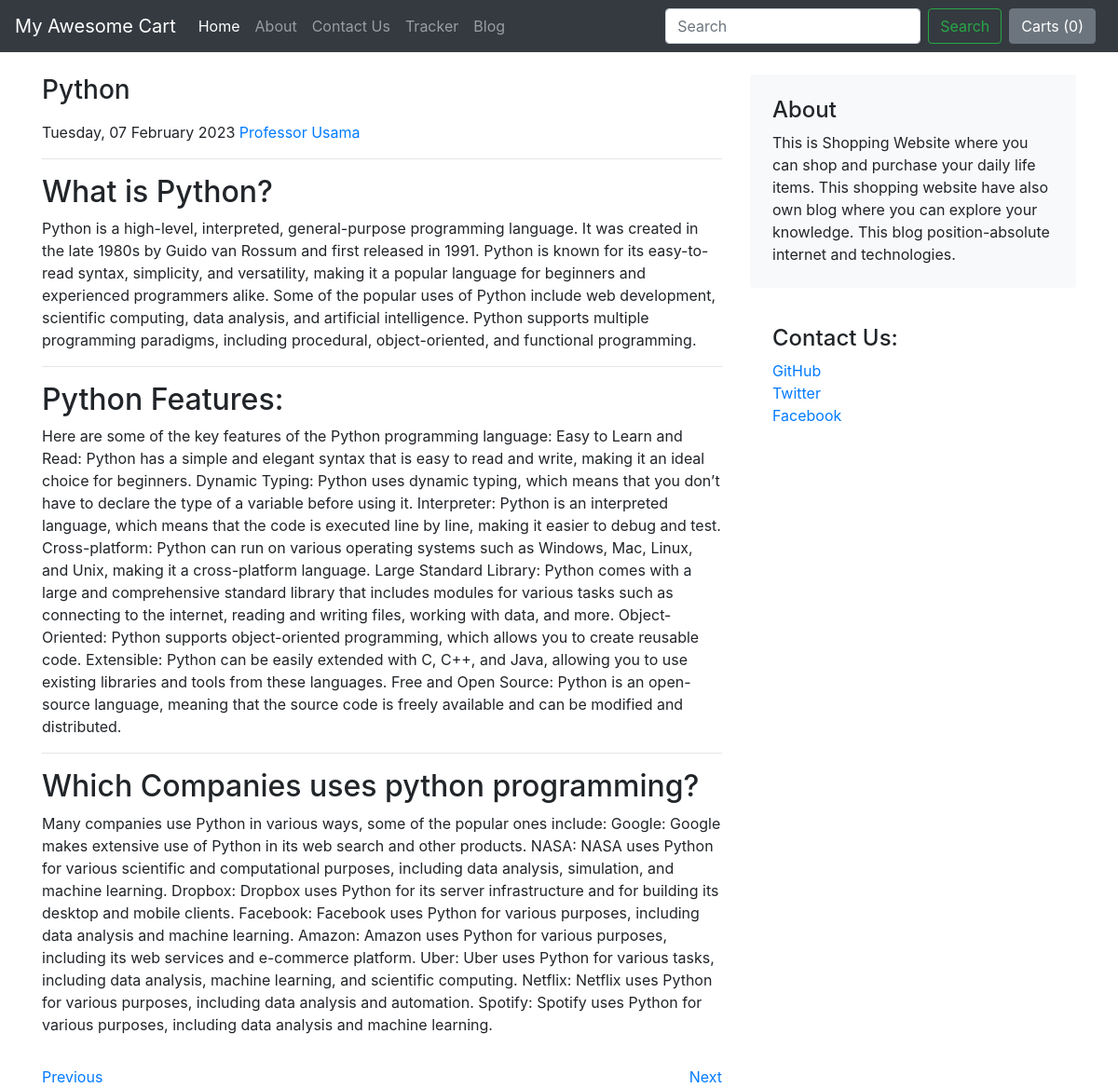
The page /blog/blogpost/1 on the database its author committed.
### blog/models.py (models this page shows)
class Blogpost(models.Model):
    post_id = models.AutoField(primary_key=True)
    title = models.CharField(max_length=300, default='')
    heading0 = models.CharField(max_length=150, default='')
    content0 = models.CharField(max_length=10000, default='')
    heading1 = models.CharField(max_length=150, default='')
    content1 = models.CharField(max_length=10000, default='')
    heading2 = models.CharField(max_length=150, default='')
    content2 = models.CharField(max_length=10000, default='')
    publish_date = models.DateField()
    post_thumbnail = models.ImageField(upload_to='blog/imgages', default='')
    def __str__(self):
        return self.title

### blog/views.py (the view)
# urls.py: path("blogpost/<int:post_id>", views.blogpost, name="blogpost"),
def blogpost(request, post_id):
    getData = Blogpost.objects.filter(post_id=post_id)
    postData = {"data":getData}
    print(postData)
    return render(request, 'blog/blogpost.html', postData)

### blog/templates/blog/blogpost.html (shortened to what this page needs)
{%extends 'blog/basic.html'%}
{%block body%}
<div class="container mt-2">
    <div class="row g-5 mt-4">
        <div class="col-md-8">
            {%for data in data%}
            <h3 class="pb-2 mb-2 fst-italic">{{data.title}}</h3>
            <p class="blog-post-meta">{{data.publish_date|date:"l, d F o"}} <a
                    href="https://www.instagram.com/prof.usama/" target="_blank">Professor Usama</a></p>
            <hr>
            <article class="blog-post">
                <h2 class="blog-post-title">{{data.heading0}}</h2>
                <p>{{data.content0}}</p>
                <hr>
                <h2>{{data.heading1}}</h2>
                <p>{{data.content1}}</p>
                <hr>
                <h2>{{data.heading2}}</h2>
                <p>{{data.content2}}</p>
            </article>
            <a href="#" class="pre-section mt-3">Previous</a>
            <a href="#" class="next-section mt-3">Next</a>
            {%endfor%}
        </div>
        <div class="col-md-4">
            <div class="position-sticky" style="top: 2rem;">
                <div class="p-4 mb-3 bg-light rounded">
                    <h4 class="fst-italic">About</h4>
                    <p class="mb-0">This is Shopping Website where you can shop and purchase your daily life items.
                        This shopping website have also own blog where you can explore your knowledge. This blog
                        position-absolute
                        internet and technologies.
                    </p>
                </div>
                <div class="p-4">
                    <h4 class="fst-italic">Contact Us:</h4>
                    <ol class="list-unstyled">
                        <li><a href="https://github.com/UsamaDarkweb" target="_blank">GitHub</a></li>
                        <li><a href="https://twitter.com/professor_usama" target="_blank">Twitter</a></li>
                        <li><a href="https://www.facebook.com/prof.usamaamjid" target="_blank">Facebook</a></li>
                    </ol>
                </div>
            </div>
        </div>
    </div>
</div>
{%endblock%}

### rows shown on the page
Blogpost: title "Python", publish_date "Tuesday, 07 February 2023", heading0 "What is Python?", content0 "Python is a high-level, interpreted, general-purpose programming language. It was created in the late 1980s by Guido van Rossum and first released in 1991. Python is known for its easy-to-read syntax, simplicity, and versatility, making it a popular language for beginners and experienced programmers alike. Some of the popular uses of Python include web development, scientific computing, data analysis, and artificial intelligence. Python supports multiple programming paradigms, including procedural, object-oriented, and functional programming.", heading1 "Python Features:", content1 "Here are some of the key features of the Python programming language: Easy to Learn and Read: Python has a simple and elegant syntax that is easy to read and write, making it an ideal choice for beginners. Dynamic Typing: Python uses dynamic typing, which means that you don’t have to declare the type of a variable before using it. Interpreter: Python is an interpreted language, which means that the code is executed line by line, making it easier to debug and test. Cross-platform: Python can run on various operating systems such as Windows, Mac, Linux, and Unix, making it a cross-platform language. Large Standard Library: Python comes with a large and comprehensive standard library that…", heading2 "Which Companies uses python programming?", content2 "Many companies use Python in various ways, some of the popular ones include: Google: Google makes extensive use of Python in its web search and other products. NASA: NASA uses Python for various scientific and computational purposes, including data analysis, simulation, and machine learning. Dropbox: Dropbox uses Python for its server infrastructure and for building its desktop and mobile clients. Facebook: Facebook uses Python for various purposes, including data analysis and machine learning. Amazon: Amazon uses Python for various purposes, including its web services and e-commerce platform. Uber: Uber uses Python for various tasks, including data analysis, machine learning, and…"
